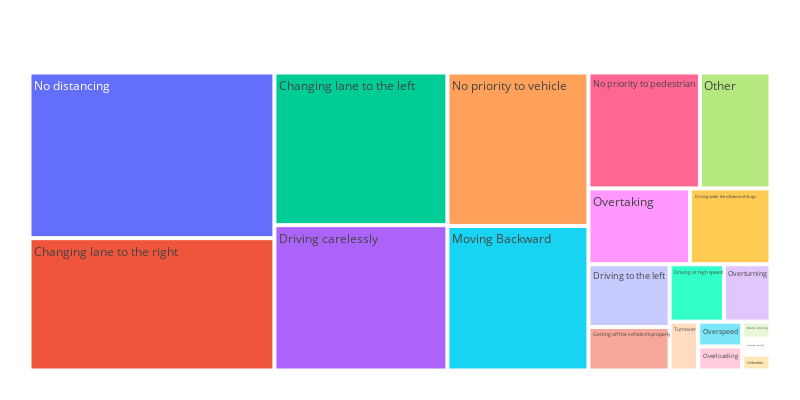

The code cell stored with this chart in its notebook:
### Code cell
fig = px.treemap(df, path=['accident_cause'], width=800, height=400)
fig.update_layout(
    margin = dict(t=50, l=25, r=25, b=25))

py.init_notebook_mode(connected=True)
py.iplot(fig,filename= "treemap")

### Figure 1 — Plotly figure (JSON) as saved in the notebook; plotly's stock layout.template omitted (floating-point values rounded to 4 significant figures)
{"data": [{"branchvalues": "total", "domain": {"x": [0, 1], "y": [0, 1]}, "hovertemplate": "labels=%{label}<br>count=%{value}<br>parent=%{parent}<br>id=%{id}<extra></extra>", "ids": ["Changing lane to the left", "Changing lane to the right", "Driving at high speed", "Driving carelessly", "Driving to the left", "Driving under the influence of drugs", "Drunk driving", "Getting off the vehicle improperly", "Improper parking", "Moving Backward", "No distancing", "No priority to pedestrian", "No priority to vehicle", "Other", "Overloading", "Overspeed", "Overtaking", "Overturning", "Turnover", "Unknown"], "labels": ["Changing lane to the left", "Changing lane to the right", "Driving at high speed", "Driving carelessly", "Driving to the left", "Driving under the influence of drugs", "Drunk driving", "Getting off the vehicle improperly", "Improper parking", "Moving Backward", "No distancing", "No priority to pedestrian", "No priority to vehicle", "Other", "Overloading", "Overspeed", "Overtaking", "Overturning", "Turnover", "Unknown"], "name": "", "parents": ["", "", "", "", "", "", "", "", "", "", "", "", "", "", "", "", "", "", "", ""], "type": "treemap", "values": [1473, 1808, 174, 1402, 284, 340, 27, 197, 25, 1137, 2263, 721, 1207, 456, 59, 61, 430, 149, 78, 25]}], "layout": {"height": 400, "legend": {"tracegroupgap": 0}, "margin": {"b": 25, "l": 25, "r": 25, "t": 50}, "width": 800}}
